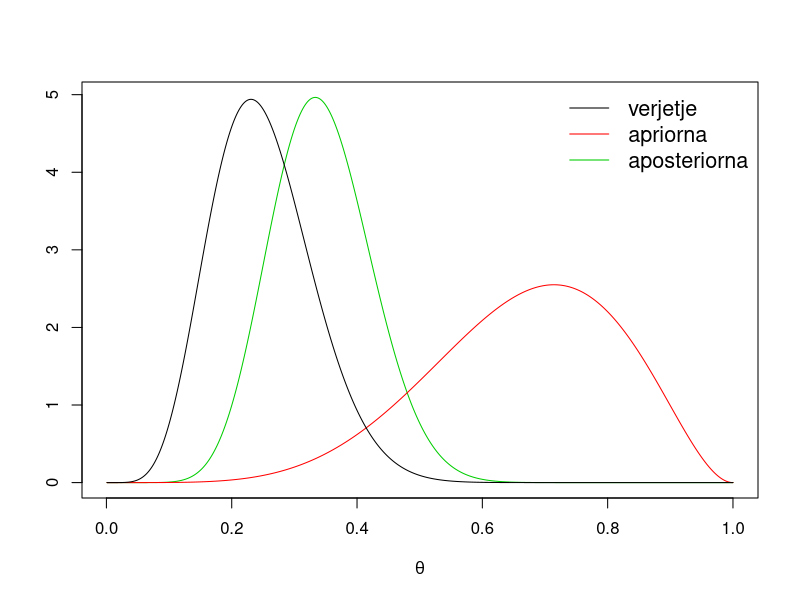
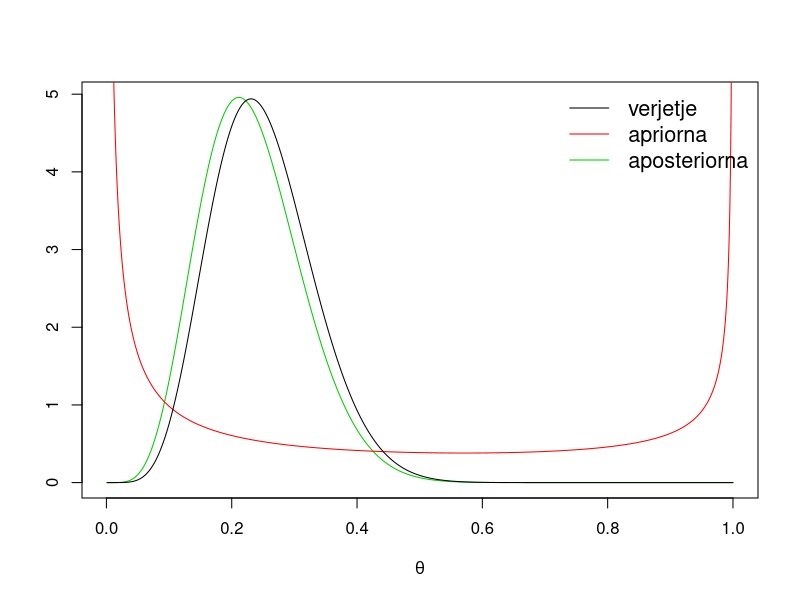
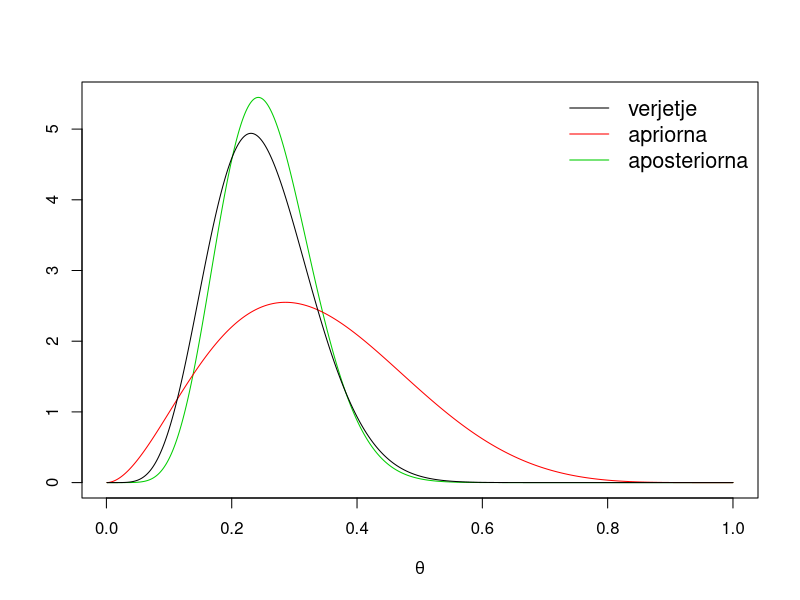
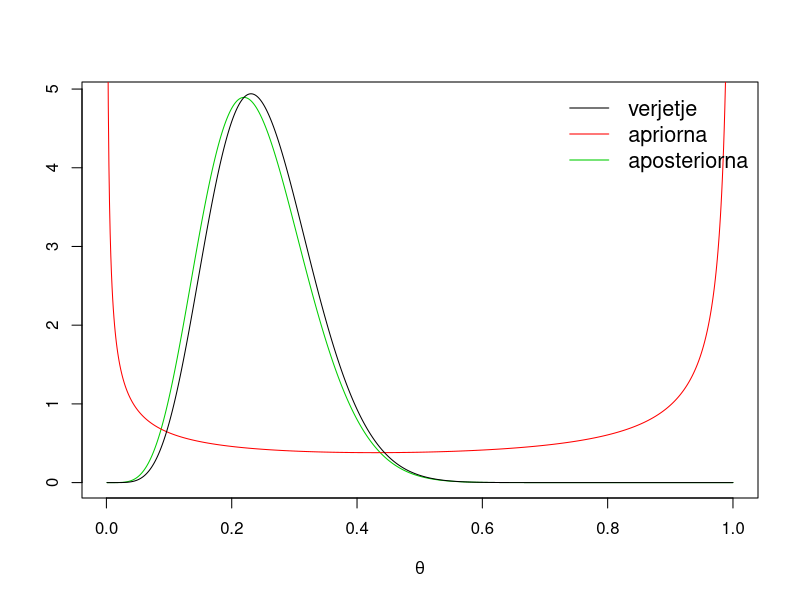
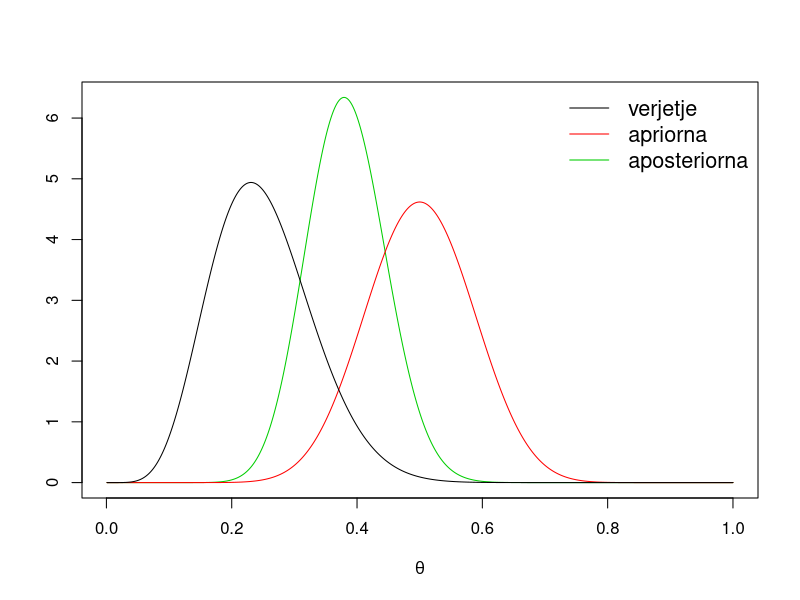
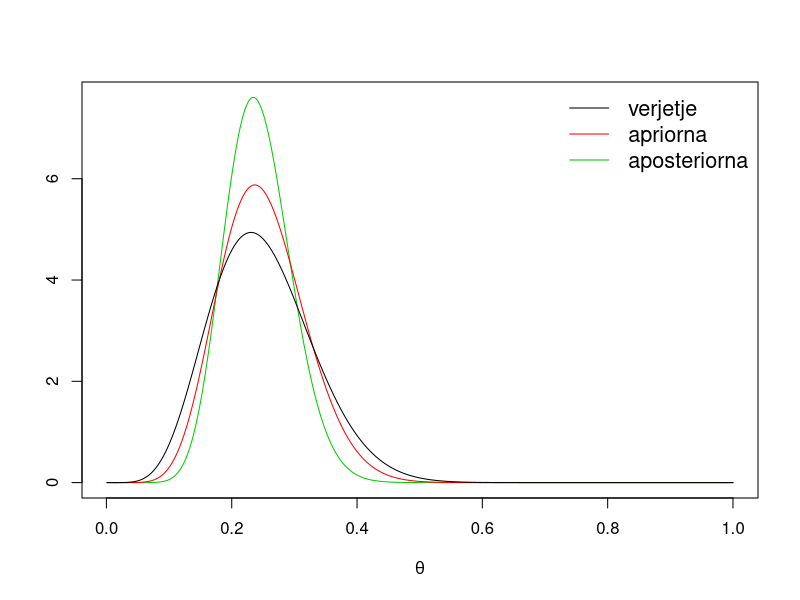
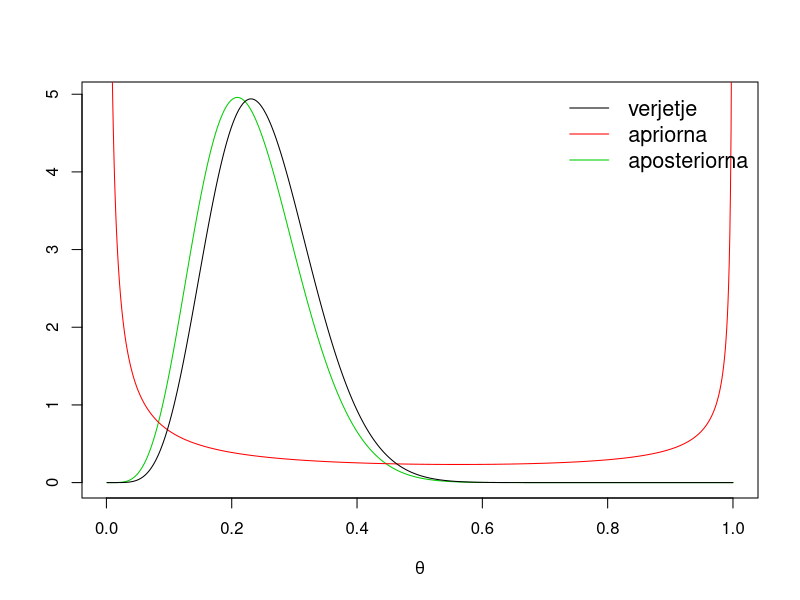

Reproduce these figures in R, in order.
## ---- chunk 1
knitr::opts_chunk$set(echo = TRUE)
## ---- chunk 2
n <- 26
k <- 6
## ---- chunk 3
verjetje <- function(theta,k,n) {
  dbinom(k, size=n, prob = theta)
}

#Verjetje se mora pointegrirati v 1 (rabimo konst.)
konst <- function(k,n) {
  theta <- seq(0.001, 1, 0.001)
  1 / (0.001 * sum(verjetje(theta,k,n)))
}

narisi_vse <- function(alpha, beta) {
theta <- seq(0.001, 1, 0.001)
alpha_apost = alpha + k
beta_apost = beta + n - k


apriorna <- dbeta(theta, alpha, beta)
aposteriorna <- dbeta(theta, alpha_apost, beta_apost)
konst_verjetje <- konst(k,n) * verjetje(theta, k, n)
plot(theta, aposteriorna,type="l", col="green3", xlab=expression(theta), ylab="")
lines(theta, apriorna, col = "red")
lines(theta, konst_verjetje, col="black")
legend("topright", legend= c("verjetje", "apriorna", "aposteriorna"), col = c("black","red", "green3"), lty = 1, bty = "n", cex = 1.3)
}
#varianca od beta porazd
varianca_beta <- function(alpha, beta) {
  (alpha*beta) / ((alpha + beta)^2 * (alpha + beta +1 ))
}

narisi_vse(6,3)
## ---- chunk 4
varianca_beta(3,6) #var apriorne
varianca_beta(n + 3, n - k + 6) #var aposteriorne
## ---- chunk 5
narisi_vse(0.2, 0.4)
## ---- chunk 6
narisi_vse(3,6)
narisi_vse(0.4, 0.2)
## ---- chunk 7
#povečamo parametra
narisi_vse(17,17)
## ---- chunk 8
alpha1 <- 10
beta1 <- 30
varianca_beta(alpha1, beta1)
## ---- chunk 9
alpha1_apost = alpha1 + k
beta1_apost = n - k + beta1
alpha1_apost / (alpha1_apost + beta1_apost)
## ---- chunk 10
narisi_vse(alpha1, beta1)
## ---- chunk 11
qbeta(c(0.025, 0.975), alpha1_apost, beta1_apost)
## ---- chunk 12
alpha2 = 0.1
beta2 = 0.3
varianca_beta(alpha2, beta2)
narisi_vse(alpha2, beta2)

alpha2_apost = alpha2 + k
beta2_apost = n - k + beta2

#pričakovana vrednost apost
alpha2_apost /(alpha2_apost + beta2_apost)

#kredibilnostni interval
qbeta(c(0.025, 0.975), alpha2_apost, beta2_apost)
